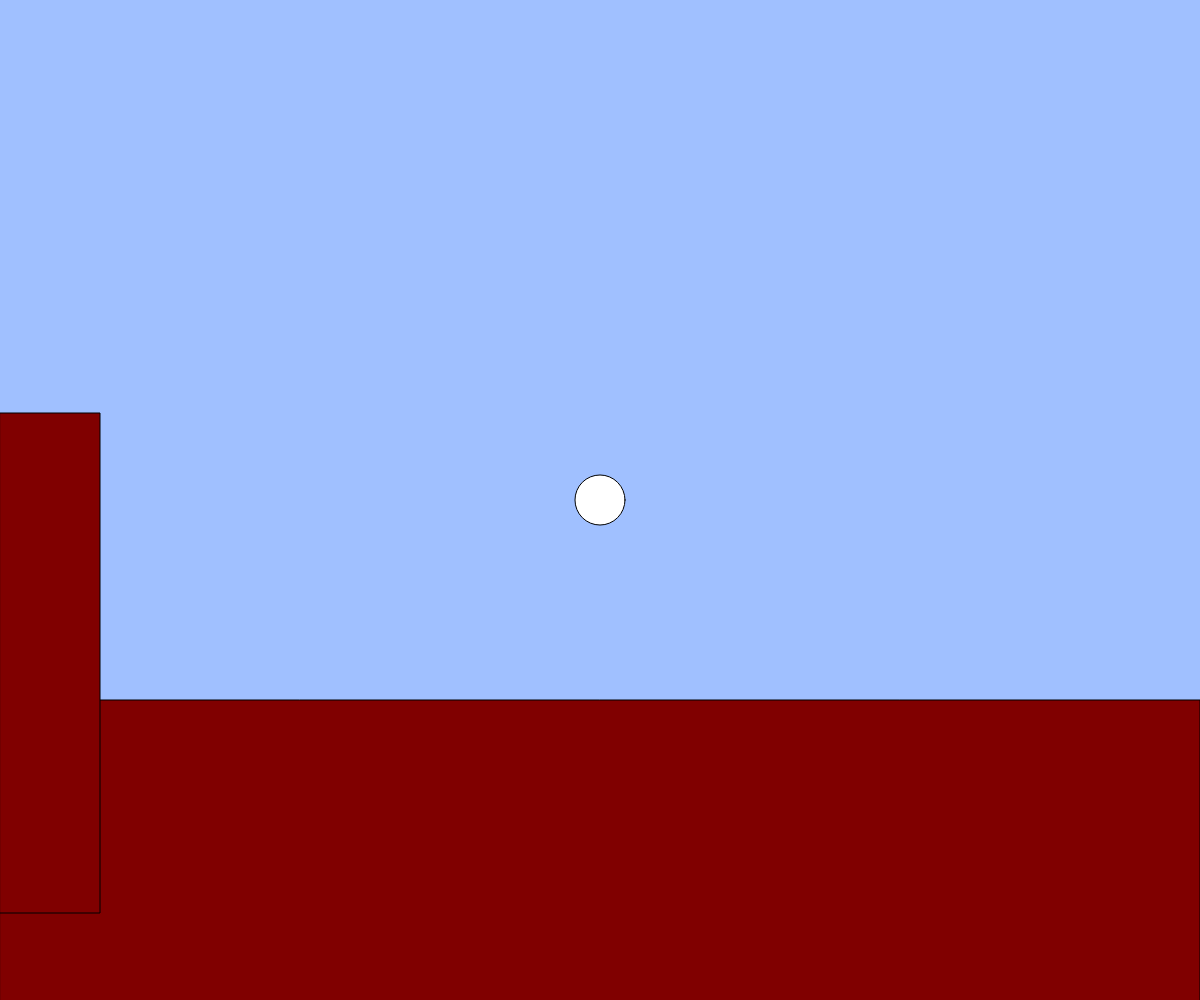
Frame 1 (no input)
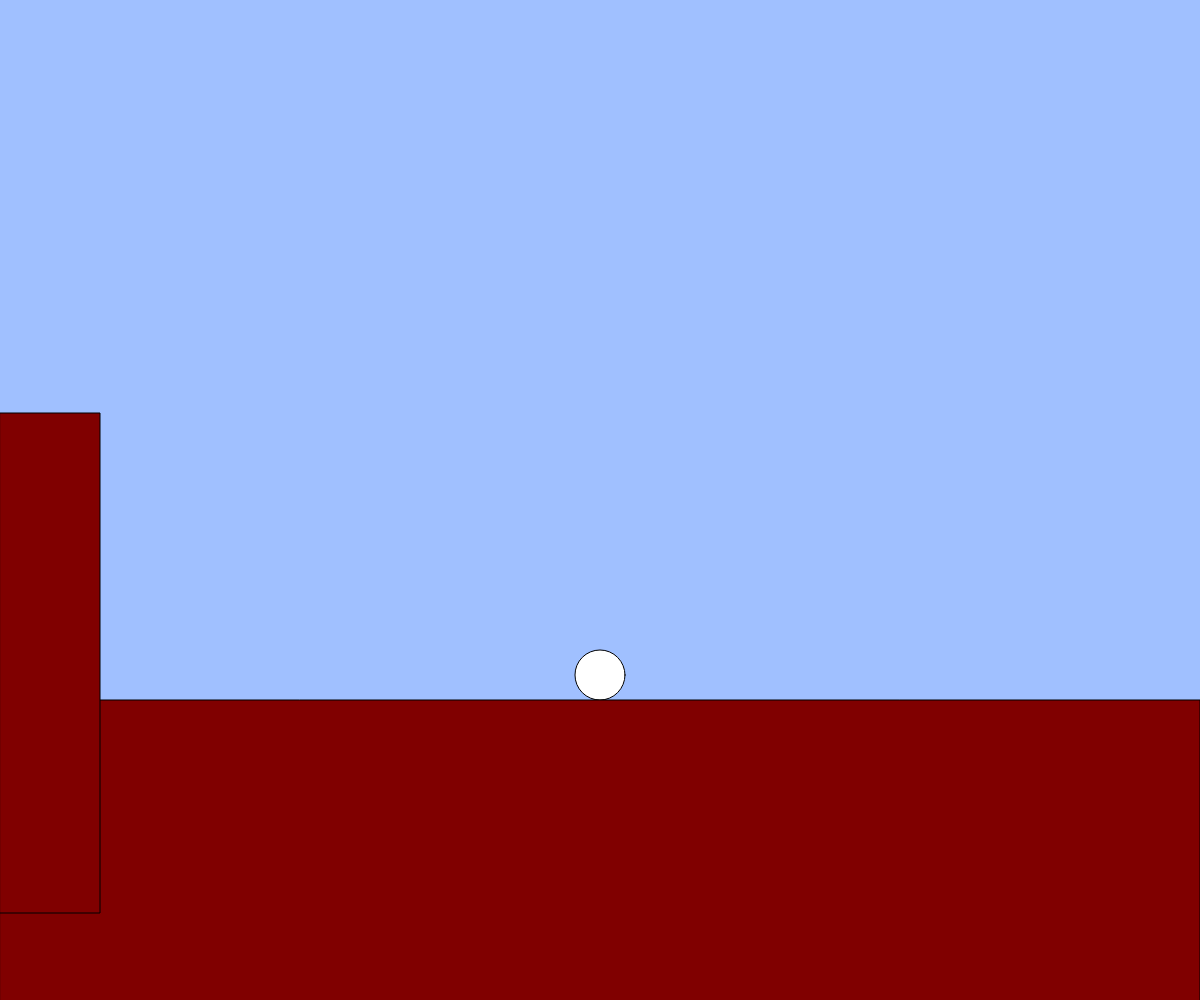
Frame 60 (no input)
Frame 120 (the mouse pressed at the canvas centre since frame 60): identical to frame 60, image omitted

The p5.js sketch that drew these frames (run headless with seeded random() and noise() and a simulated clock; from frame 60 on, the mouse is pressed at the canvas centre):

// p5.js sketch
// ── sketch.js
let x, y, vx, vy;
const g = 0.5; //重力加速度
const vyMax = 30;
function setup() {
  createCanvas(windowWidth, windowHeight);
  x = width / 2;
  y = height / 2;
  vx = 0;
  vy = 0;
}
function draw() {
  background(160, 192, 255);
  fill(255);
  ellipse(x, y, 50, 50);
  fill(128, 0, 0)
  rect(0, 700, windowWidth, 500); 
  rect(0, 413, 100, 500);
  x += vx;
  y += vy;
  
  vy = constrain(vy + g, -vyMax, vyMax);
  
  if( 675 <= y ) // 下の段の縦軸
  { 
    vy = 0 * vy; y = 675;
    if(vy == 0 && keyIsDown(UP_ARROW)){vy -= 20;} 
    
  }
  if(125 < x && x < windowWidth)
  {if(keyIsDown(LEFT_ARROW)){ x -= 10; }
   if(keyIsDown(RIGHT_ARROW)){ x += 10; }
   x = constrain(x, 125, windowWidth);
}
  if(windowWidth<= x){
    vx = 0 * vx;
    x = windowWidth;
    if(keyIsDown(LEFT_ARROW)){ x -= 10; }
  }
  if( (-25 <= x && x <= 126) && y <= 400)
     { 
      if(y >= 370 && x < 125){
         vy = 0 * vy;
         y = 385;
         vx = 0 * vx;}
        x = constrain(x, 25, windowWidth);
        y = constrain(y, 0, 385);
       if(vy == 0 && keyIsDown(UP_ARROW)){vy -= 20;} 
       if(keyIsDown(LEFT_ARROW)){ x -= 10; }
       if(keyIsDown(RIGHT_ARROW)){ x += 10; }
     }

  if( (0 < x && x <= 125) && y > 400)
    {  
      if(keyIsDown(RIGHT_ARROW)){ x += 10; }
    }

  if(keyIsDown(LEFT_ARROW) && keyIsDown("S".charCodeAt(0))){ x-= 20; }
  if(keyIsDown(RIGHT_ARROW) && keyIsDown("S".charCodeAt(0))){ x+= 20; }
}
function windowResized(){ // ウィンドウがリサイズされるたびにこの関数が自動的に実行される
  resizeCanvas(windowWidth, windowHeight); // キャンバスをリサイズする（createCanvasではないので注意）
}
